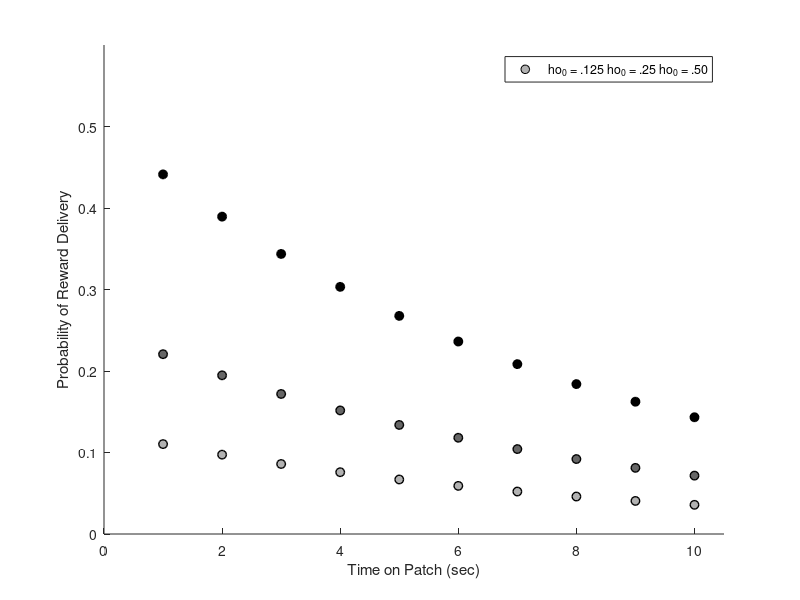

Reproduce this figure in MATLAB. (Note: this script raises an error after producing the figure.)
%% Make a figure showing how reward probability decreases over time on patch

tau = 8;  
t = 1:10;  
colors = [.7 .7 .7 ; .4 .4 .4 ; 0 0 0]; 
N0s = [.125 .25 .5]; 
figure(); hold on
for i = 1:numel(N0s) 
    iN0 = N0s(i);
    scatter(1:numel(t),iN0 * exp(-t / tau),40,'o','MarkerEdgeColor',[0 0 0],'MarkerFaceColor',colors(i,:),'linewidth',1)
end  
xlim([0 10.5])
ylim([0 .6]) 
% title("Decaying Probability of Reward Delivery") 
legend(["\rho_{0} = .125","\rho_{0} = .25","\rho_{0} = .50"]) 
xlabel("Time on Patch (sec)") 
ylabel("Probability of Reward Delivery")  
ax = gca; 
ax.XAxis.FontSize = 15;
ax.YAxis.FontSize = 15; 
ax.Legend.FontSize = 15;